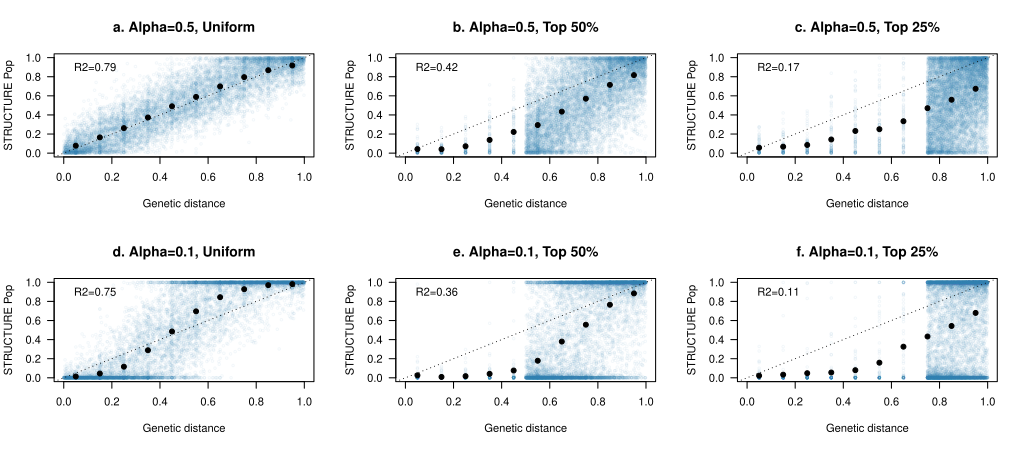

The script that drew this image:
library("topicmodels")
library("RColorBrewer")

M = 200
N = 500
clr = "#3182bd"
seeds = 20

#title = c("a. STRUCTURE (uniform)","b. STRUCTURE (top 50%)","c. STRUCTURE (top 25%)","d. STRUCTURE (uniform)","e. STRUCTURE (top 50%)","f. STRUCTURE (top 25%)","g. PCA (uniform)","h. PCA (top 50%)","i. PCA (top 25%)")
title = c("a. Alpha=0.5, Uniform","b. Alpha=0.5, Top 50%","c. Alpha=0.5, Top 25%","d. Alpha=0.1, Uniform","e. Alpha=0.1, Top 50%","f. Alpha=0.1, Top 25%")
ctr = 0
par(mfrow=c(2,3))
for ( MODE in c("STRUCTURE_0.5","STRUCTURE_0.1") ) {
  for ( min_pct in c(0,0.5,0.75) ) {
    mean_buckets = seq(0,0.9,by=0.1)
    mean_values = matrix(nrow=seeds,ncol=length(mean_buckets))
    mean_rsq = rep(NA,seeds)
    
    for ( s in 1:seeds ) {
      # generate two populations and a continuum
      p0 = runif(M,0.1,0.9)
      p1 = p0 + rnorm(M,0,0.3)
      p1[ p1 < 0 ] = 0
      p1[ p1 > 1 ] = 1
      #fst = ((p0 - p1)^2) / ( p0*(1-p1) + p1*(1-p0))
      
      # continuum
      pct = c(rep(seq(0,0.9,by=0.1)+0.05,4),runif(N-40,min_pct,1))
      # sample each individual
      mat = matrix(NA,nrow=N,ncol=M)
      for ( i in 1:N ) {
        # get the weighted average frequency
        # p_cur = p0 * pct[i] + p1 * (1-pct[i])
        # sample some sites from each population
        p_cur = p0
        keep = sample( 1:M , M*(1-pct[i]) )
        p_cur[ keep ] = p1[ keep ]
        mat[i,] = rbinom(M,2,p_cur)
      }
      mat = mat[,apply(mat,2,sd)!=0]
      
      if ( MODE =="PCA") {
        s_mat = scale(mat)
        pca = prcomp(t(s_mat),center=F,scale=F)
        pc1 = pca$rotation[,1]
        if ( cor(pct,pc1) < 0 ) {
          pc1 = -1*pc1
        }
        if ( s == 1 ) {
          ctr = ctr + 1
          plot( pct , pc1 , type="n",las=1,ylim=c(-0.25,0.1),xlim=c(0,1),xlab="Genetic distance",ylab=MODE,main=title[ctr])
        }
        
      } else if ( MODE == "STRUCTURE_0.5" | MODE == "STRUCTURE_0.1" ) {
        if ( MODE == "STRUCTURE_0.5" ) lda_run = LDA(mat,k=2,method="Gibbs" , control = list(alpha = 0.5) )
        else if ( MODE == "STRUCTURE_0.1" ) lda_run = LDA(mat,k=2,method="Gibbs" , control = list(alpha = 0.1) )
        
        pc1 = posterior(lda_run)$topics[,1]
        if ( cor(pct,pc1) < 0 ) {
          pc1 = 1 - pc1
        }
        if ( s == 1 ) {
          ctr = ctr + 1
          plot( pct , pc1 , type="n",las=1,ylim=c(0,1),xlim=c(0,1),xlab="Genetic distance",ylab="STRUCTURE Pop",main=title[ctr])
        }
      }
      
      points( pct , pc1 , pch=1, col=paste(clr[1],"10",sep=''),cex=0.5)
            
      for ( rng in 1:length(mean_buckets) ){
        keep = pct >= mean_buckets[rng] & pct < mean_buckets[rng]+0.1
        mean_values[s,rng] = mean(pc1[keep])
      }  
      mean_rsq[s] = cor(pct,pc1)^2
    }
    legend("topleft",legend=paste("R2=",sprintf("%1.2f",mean(mean_rsq)),sep=''),bty="n")

    if( MODE == "STRUCTURE_0.5" | MODE == "STRUCTURE_0.1" ) {
      abline(0,1,lty=3)
    }
    for ( rng in 1:length(mean_buckets) ){
      keep = pct >= mean_buckets[rng] & pct < mean_buckets[rng]+0.1
      points( mean_buckets[rng] + 0.05 , mean(mean_values[,rng])  , pch=19 )
    }
    
  }
}
